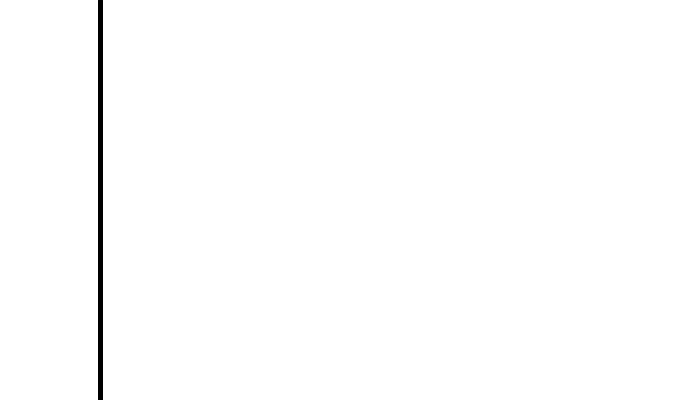
Frame 1 (no input)
Frame 60 (the mouse pressed at the canvas centre just before this capture): identical to frame 1, image omitted
Frame 120 (the mouse held since frame 60 and released just before this capture): identical to frame 1, image omitted

The Processing sketch that drew this single still picture (run headless with seeded random() and noise(); from frame 60 on, the mouse is pressed at the canvas centre):

// Processing sketch: processing_33947
// ── processing_33947.pde

int linex1pos = 100;
int liney1pos = 0;
int linex2pos = 100;
int liney2pos = 200;
int linex3pos = 100;
int liney3pos = 400;

void setup()
{
  size(700,400);
  background (255);
  strokeWeight (5);
}
void draw()
{
  background(255);
  line(linex1pos,liney1pos,linex2pos,liney2pos);
  line(linex2pos,liney2pos,linex3pos,liney3pos);
}

void mousePressed()
{
  /*
  if (mouseX == 100)
  linex2pos = mouseX;
  liney2pos = mouseY;
  */
}

void mouseDragged()
{
  /*if(mouseX < 350){*/
  linex2pos = mouseX;
  liney2pos = mouseY;
  
}

void mouseReleased()
{
  linex2pos = 100;
  liney2pos = 200;
}
